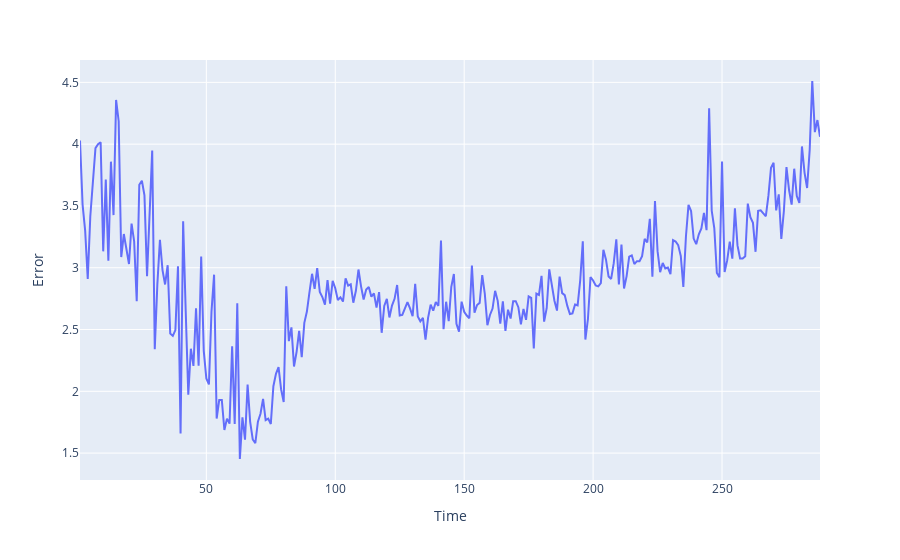

Write notebook code for a chart like this one.
### Code cell
time_series = torch.mean(historical,0)

fig = px.line(x=list(range(1,289)), y=time_series)
fig.update_layout(
    xaxis_title="Time", yaxis_title="Error"
)
fig.show()

### Figure 1 — Plotly figure (JSON) as saved in the notebook; plotly's stock layout.template omitted (floating-point values rounded to 4 significant figures; data arrays with more than 128 entries replaced by an {"elided": "..."} marker saying what was removed)
{"data": [{"hovertemplate": "x=%{x}<br>y=%{y}<extra></extra>", "legendgroup": "", "line": {"color": "#636efa", "dash": "solid"}, "marker": {"symbol": "circle"}, "mode": "lines", "name": "", "orientation": "v", "showlegend": false, "type": "scatter", "x": {"elided": "288 int values"}, "xaxis": "x", "y": {"elided": "288 float values"}, "yaxis": "y"}], "layout": {"legend": {"tracegroupgap": 0}, "margin": {"t": 60}, "xaxis": {"anchor": "y", "domain": [0, 1], "title": {"text": "Time"}}, "yaxis": {"anchor": "x", "domain": [0, 1], "title": {"text": "Error"}}}}
